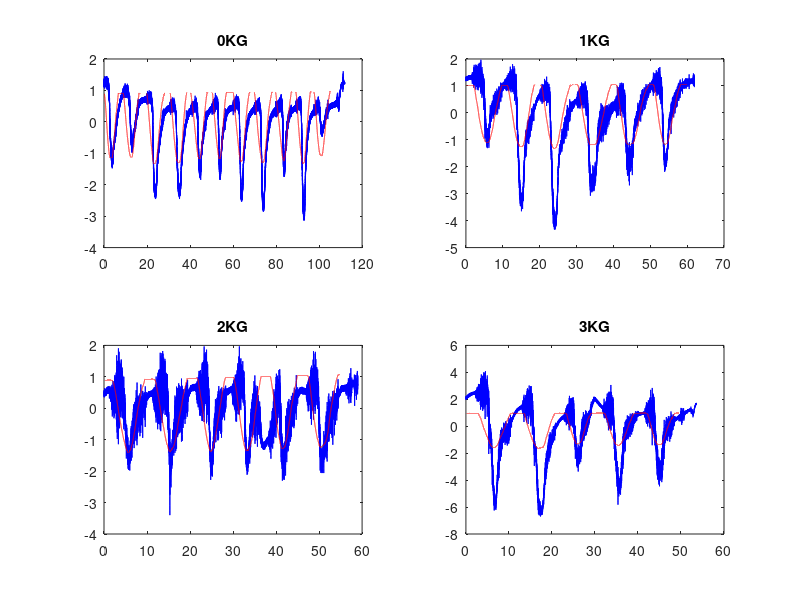
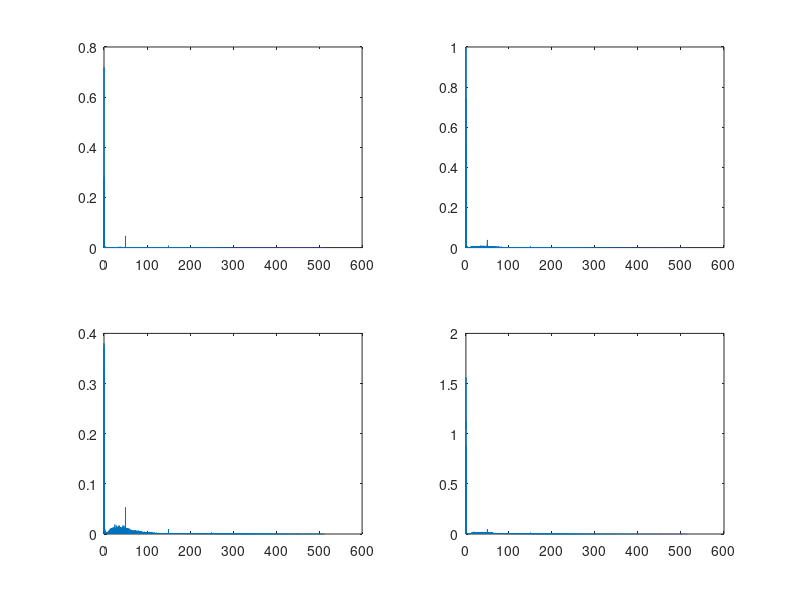

These figures' MATLAB source, in order: (Note: this script raises an error after producing the figures.)
clc 
clear all 
close all 

%% LOAD DATA
load 0kg_signals.mat;
data0 = signal.emgdata;
emgtime0 = signal.emgtime;
pos0 = signal.posdata;
postime0 = signal.postime;

load 1kg_signals.mat;
data1 = signal.emgdata;
emgtime1 = signal.emgtime;
pos1 = signal.posdata;
postime1 = signal.postime;

load 2kg_signals.mat;
data2 = signal.emgdata;
emgtime2 = signal.emgtime;
pos2 = signal.posdata;
postime2 = signal.postime;

load 3kg_signals.mat;
data3 = signal.emgdata;
emgtime3 = signal.emgtime;
pos3 = signal.posdata;
postime3 = signal.postime;

%% DETREND AND PLOT

data0 = detrend(data0);
data1 = detrend(data1);
data2 = detrend(data2);
data3 = detrend(data3);

pos0 = detrend(pos0);
pos1 = detrend(pos1);
pos2 = detrend(pos2);
pos3 = detrend(pos3);

subplot(2,2,1)
plot(emgtime0,data0,'b');
hold on;
plot(postime0,pos0,'r');
title('0KG');

subplot(2,2,2)
plot(emgtime1,data1,'b');
hold on;
plot(postime1,pos1,'r');
title('1KG');

subplot(2,2,3)
plot(emgtime2,data2,'b');
hold on;
plot(postime2,pos2,'r');
title('2KG');

subplot(2,2,4)
plot(emgtime3,data3,'b');
hold on;
plot(postime3,pos3,'r');
title('3KG');

%% SPECTRUM ANALYSIS
fs = 1024;
figure();

% 0KG
N = length(data0);
f = fs*(0:(N/2))/N;
DFT_data = fft(data0);
pl = abs(DFT_data/N);
pl = pl(1:N/2+1);
pl(2:end-1) = 2*pl(2:end-1);
subplot(2,2,1);
plot(f,pl);

% 1KG
N = length(data1);
f = fs*(0:(N/2))/N;
DFT_data = fft(data1);
pl = abs(DFT_data/N);
pl = pl(1:N/2+1);
pl(2:end-1) = 2*pl(2:end-1);
subplot(2,2,2);
plot(f,pl);

% 0KG
N = length(data2);
f = fs*(0:(N/2))/N;
DFT_data = fft(data2);
pl = abs(DFT_data/N);
pl = pl(1:N/2+1);
pl(2:end-1) = 2*pl(2:end-1);
subplot(2,2,3);
plot(f,pl);

% 0KG
N = length(data3);
f = fs*(0:(N/2))/N;
DFT_data = fft(data3);
pl = abs(DFT_data/N);
pl = pl(1:N/2+1);
pl(2:end-1) = 2*pl(2:end-1);
subplot(2,2,4);
plot(f,pl);

%% FILTERING
figure();
fcuthigh = 10; %Hz
fcutlow = 200; %Hz
[B,A]= butter(4,[fcuthigh fcutlow]/512, 'bandpass');

Fnotch = [50 150 250]/(fs/2);  % Notch Frequency
BW     = 5/(fs/2); % Bandwidth
Apass  = 1;    % Bandwidth Attenuation
mycomb = zeros(2,6);

for i=1:length(Fnotch)
    [b, a] = iirnotch(Fnotch(i), BW, Apass);
    mycomb(i,:) = [b,a];
end

filtered0 = filtfilt(B,A,data0);
dataOut0 = sosfilt(mycomb,filtered0);
subplot(2,2,1);
plot(emgtime0,dataOut0);

filtered1 = filtfilt(B,A,data1);
dataOut1 = sosfilt(mycomb,filtered1);
subplot(2,2,2);
plot(emgtime1,dataOut1);

filtered2 = filtfilt(B,A,data2);
dataOut2 = sosfilt(mycomb,filtered2);
subplot(2,2,3);
plot(emgtime2,dataOut2);

filtered3 = filtfilt(B,A,data3);
dataOut3 = sosfilt(mycomb,filtered3);
subplot(2,2,4);
plot(emgtime3,dataOut3);

%% RECIFICATION AND ENVELOPE
window = 500;

rec_signal0 = abs(dataOut0);
envelope0 = sqrt(movmean((rec_signal0.^2),window));

rec_signal1 = abs(dataOut1);
envelope1 = sqrt(movmean((rec_signal1.^2),window));

rec_signal2 = abs(dataOut2);
envelope2 = sqrt(movmean((rec_signal2.^2),window));

rec_signal3 = abs(dataOut3);
envelope3 = sqrt(movmean((rec_signal3.^2),window));

%% PLOT OF RESULTS
figure();

subplot(2,2,1);
plot(emgtime0,rec_signal0);
hold on;
plot(emgtime0,envelope0,'-r');

subplot(2,2,2);
plot(emgtime1,rec_signal1);
hold on;
plot(emgtime1,envelope1,'-r');

subplot(2,2,3);
plot(emgtime2,rec_signal2);
hold on;
plot(emgtime2,envelope2,'-r');

subplot(2,2,4);
plot(emgtime3,rec_signal3);
hold on;
plot(emgtime3,envelope3,'-r');


% 
% figure,
% pspectrum(data0,fs);
% [B,A] = butter(2, 0.0195,'low'); % Wn = 10/512 cutoff 10hz
% freqz(B,A);
% dataOut = filter(B,A,data0);
% figure,
% plot(signal.emgtime,dataOut);
% 





